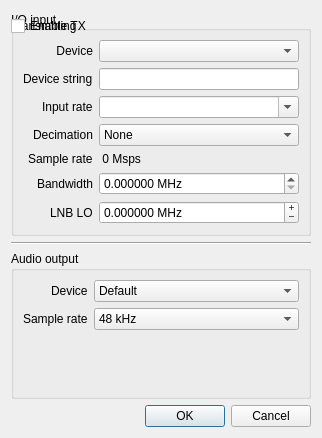
<?xml version="1.0" encoding="UTF-8"?>
<ui version="4.0">
 <class>CIoConfig</class>
 <widget class="QDialog" name="CIoConfig">
  <property name="geometry">
   <rect>
    <x>0</x>
    <y>0</y>
    <width>322</width>
    <height>438</height>
   </rect>
  </property>
  <property name="windowTitle">
   <string>Configure I/O devices</string>
  </property>
  <property name="windowIcon">
   <iconset resource="../../resources/icons.qrc">
    <normaloff>:/icons/icons/flash.svg</normaloff>:/icons/icons/flash.svg</iconset>
  </property>
  <layout class="QVBoxLayout" name="verticalLayout">
   <item>
    <widget class="QGroupBox" name="groupBoxInput">
     <property name="font">
      <font>
       <weight>50</weight>
       <bold>false</bold>
      </font>
     </property>
     <property name="title">
      <string>I/Q input</string>
     </property>
     <property name="alignment">
      <set>Qt::AlignLeading|Qt::AlignLeft|Qt::AlignVCenter</set>
     </property>
     <property name="flat">
      <bool>false</bool>
     </property>
     <layout class="QFormLayout" name="formLayout">
      <property name="fieldGrowthPolicy">
       <enum>QFormLayout::AllNonFixedFieldsGrow</enum>
      </property>
      <property name="labelAlignment">
       <set>Qt::AlignRight|Qt::AlignTrailing|Qt::AlignVCenter</set>
      </property>
      <item row="0" column="0">
       <widget class="QLabel" name="inDevLabel1">
        <property name="sizePolicy">
         <sizepolicy hsizetype="Preferred" vsizetype="Preferred">
          <horstretch>0</horstretch>
          <verstretch>0</verstretch>
         </sizepolicy>
        </property>
        <property name="text">
         <string>Device</string>
        </property>
        <property name="alignment">
         <set>Qt::AlignRight|Qt::AlignTrailing|Qt::AlignVCenter</set>
        </property>
       </widget>
      </item>
      <item row="0" column="1">
       <widget class="QComboBox" name="inDevCombo">
        <property name="enabled">
         <bool>true</bool>
        </property>
        <property name="toolTip">
         <string>Select an input device</string>
        </property>
        <property name="sizeAdjustPolicy">
         <enum>QComboBox::AdjustToContents</enum>
        </property>
        <property name="minimumContentsLength">
         <number>15</number>
        </property>
       </widget>
      </item>
      <item row="1" column="0">
       <widget class="QLabel" name="inDevLabel2">
        <property name="toolTip">
         <string>Device arguments</string>
        </property>
        <property name="text">
         <string>Device string</string>
        </property>
       </widget>
      </item>
      <item row="2" column="0">
       <widget class="QLabel" name="inSrLabel">
        <property name="text">
         <string>Input rate</string>
        </property>
       </widget>
      </item>
      <item row="2" column="1">
       <widget class="QComboBox" name="inSrCombo">
        <property name="toolTip">
         <string>Select the sample rate of the input source</string>
        </property>
        <property name="editable">
         <bool>true</bool>
        </property>
       </widget>
      </item>
      <item row="6" column="0">
       <widget class="QLabel" name="loLabel">
        <property name="toolTip">
         <string>LNB LO frequency. Use negative frequency for upconverters.</string>
        </property>
        <property name="text">
         <string>LNB LO</string>
        </property>
       </widget>
      </item>
      <item row="6" column="1">
       <widget class="QDoubleSpinBox" name="loSpinBox">
        <property name="toolTip">
         <string>LNB LO frequency. Use negative frequency for upconverters.</string>
        </property>
        <property name="buttonSymbols">
         <enum>QAbstractSpinBox::PlusMinus</enum>
        </property>
        <property name="suffix">
         <string> MHz</string>
        </property>
        <property name="decimals">
         <number>6</number>
        </property>
        <property name="minimum">
         <double>-500000.000000000000000</double>
        </property>
        <property name="maximum">
         <double>500000.000000000000000</double>
        </property>
       </widget>
      </item>
      <item row="1" column="1">
       <widget class="QLineEdit" name="inDevEdit">
        <property name="toolTip">
         <string>&lt;html&gt;&lt;head/&gt;&lt;body&gt;&lt;p&gt;The device argument is a delimited string used to locate devices on your system. Use the device id or name (if applicable) to specify a certain device or list of devices. If left blank, the first device found will be used.&lt;/p&gt;&lt;p&gt;Examples (some arguments may be optional):&lt;/p&gt;&lt;p&gt;fcd=0&lt;br/&gt;rtl=0&lt;br/&gt;rtl=0,rtl_xtal=28.80001e6,tuner_xtal=26e6,buffers=64 ...&lt;br/&gt;rtl_tcp=127.0.0.1:1234,psize=16384&lt;br/&gt;plutosdr,uri=usb:6.36.5&lt;br/&gt;file=/path/to/file.ext,freq=428e6,rate=1e6,repeat=true,throttle=true ... &lt;/p&gt;&lt;p&gt;You can test the device strings in gnuradio-companion.&lt;/p&gt;&lt;/body&gt;&lt;/html&gt;</string>
        </property>
        <property name="text">
         <string/>
        </property>
       </widget>
      </item>
      <item row="5" column="1">
       <widget class="QDoubleSpinBox" name="bwSpinBox">
        <property name="toolTip">
         <string>Analog bandwidth (leave at 0 for default)</string>
        </property>
        <property name="suffix">
         <string> MHz</string>
        </property>
        <property name="decimals">
         <number>6</number>
        </property>
        <property name="maximum">
         <double>100.000000000000000</double>
        </property>
        <property name="singleStep">
         <double>0.100000000000000</double>
        </property>
       </widget>
      </item>
      <item row="5" column="0">
       <widget class="QLabel" name="bwLabel">
        <property name="toolTip">
         <string>Analog bandwidth (leave at 0 for default)</string>
        </property>
        <property name="text">
         <string>Bandwidth</string>
        </property>
       </widget>
      </item>
      <item row="3" column="0">
       <widget class="QLabel" name="label">
        <property name="text">
         <string>Decimation</string>
        </property>
       </widget>
      </item>
      <item row="3" column="1">
       <widget class="QComboBox" name="decimCombo">
        <property name="toolTip">
         <string>Input decimation</string>
        </property>
        <item>
         <property name="text">
          <string>None</string>
         </property>
        </item>
        <item>
         <property name="text">
          <string>2</string>
         </property>
        </item>
        <item>
         <property name="text">
          <string>4</string>
         </property>
        </item>
        <item>
         <property name="text">
          <string>8</string>
         </property>
        </item>
        <item>
         <property name="text">
          <string>16</string>
         </property>
        </item>
        <item>
         <property name="text">
          <string>32</string>
         </property>
        </item>
        <item>
         <property name="text">
          <string>64</string>
         </property>
        </item>
        <item>
         <property name="text">
          <string>128</string>
         </property>
        </item>
        <item>
         <property name="text">
          <string>256</string>
         </property>
        </item>
        <item>
         <property name="text">
          <string>512</string>
         </property>
        </item>
       </widget>
      </item>
      <item row="4" column="0">
       <widget class="QLabel" name="label_2">
        <property name="text">
         <string>Sample rate</string>
        </property>
       </widget>
      </item>
      <item row="4" column="1">
       <widget class="QLabel" name="sampRateLabel">
        <property name="font">
         <font>
          <weight>50</weight>
          <bold>false</bold>
         </font>
        </property>
        <property name="toolTip">
         <string>The sample rate after decimation</string>
        </property>
        <property name="text">
         <string> 0 Msps</string>
        </property>
       </widget>
      </item>
      <item row="5" column="0">
       <widget class="QLabel" name="txLabel">
        <property name="text">
         <string>Transmitting</string>
        </property>
       </widget>
      </item>
      <item row="5" column="1">
       <widget class="QCheckBox" name="txCheckbox">
        <property name="toolTip">
         <string>Enable transmit support for devices that have TX capability</string>
        </property>
        <property name="text">
         <string>Enable TX</string>
        </property>
       </widget>
      </item>
     </layout>
    </widget>
   </item>
   <item>
    <widget class="Line" name="line">
     <property name="orientation">
      <enum>Qt::Horizontal</enum>
     </property>
    </widget>
   </item>
   <item>
    <widget class="QGroupBox" name="groupBoxOutput">
     <property name="title">
      <string>Audio output</string>
     </property>
     <layout class="QFormLayout" name="formLayout_2">
      <property name="labelAlignment">
       <set>Qt::AlignRight|Qt::AlignTrailing|Qt::AlignVCenter</set>
      </property>
      <item row="0" column="0">
       <widget class="QLabel" name="outDevLabel">
        <property name="text">
         <string>Device</string>
        </property>
       </widget>
      </item>
      <item row="0" column="1">
       <widget class="QComboBox" name="outDevCombo">
        <property name="toolTip">
         <string>Select which device to use for audio output.
Leave it at default unless you know what you are doing.</string>
        </property>
        <property name="sizeAdjustPolicy">
         <enum>QComboBox::AdjustToContents</enum>
        </property>
        <property name="minimumContentsLength">
         <number>15</number>
        </property>
        <item>
         <property name="text">
          <string>Default</string>
         </property>
        </item>
       </widget>
      </item>
      <item row="1" column="0">
       <widget class="QLabel" name="outSrLabel">
        <property name="text">
         <string>Sample rate</string>
        </property>
       </widget>
      </item>
      <item row="1" column="1">
       <widget class="QComboBox" name="outSrCombo">
        <property name="toolTip">
         <string>Select the audio sample rate</string>
        </property>
        <item>
         <property name="text">
          <string>48 kHz</string>
         </property>
        </item>
       </widget>
      </item>
     </layout>
    </widget>
   </item>
   <item>
    <widget class="QDialogButtonBox" name="buttonBox">
     <property name="orientation">
      <enum>Qt::Horizontal</enum>
     </property>
     <property name="standardButtons">
      <set>QDialogButtonBox::Cancel|QDialogButtonBox::Ok</set>
     </property>
    </widget>
   </item>
  </layout>
 </widget>
 <tabstops>
  <tabstop>inDevCombo</tabstop>
  <tabstop>inDevEdit</tabstop>
  <tabstop>inSrCombo</tabstop>
  <tabstop>decimCombo</tabstop>
  <tabstop>bwSpinBox</tabstop>
  <tabstop>loSpinBox</tabstop>
  <tabstop>outDevCombo</tabstop>
  <tabstop>outSrCombo</tabstop>
 </tabstops>
 <resources>
  <include location="../../resources/icons.qrc"/>
 </resources>
 <connections>
  <connection>
   <sender>buttonBox</sender>
   <signal>accepted()</signal>
   <receiver>CIoConfig</receiver>
   <slot>accept()</slot>
   <hints>
    <hint type="sourcelabel">
     <x>248</x>
     <y>254</y>
    </hint>
    <hint type="destinationlabel">
     <x>157</x>
     <y>274</y>
    </hint>
   </hints>
  </connection>
  <connection>
   <sender>buttonBox</sender>
   <signal>rejected()</signal>
   <receiver>CIoConfig</receiver>
   <slot>reject()</slot>
   <hints>
    <hint type="sourcelabel">
     <x>316</x>
     <y>260</y>
    </hint>
    <hint type="destinationlabel">
     <x>286</x>
     <y>274</y>
    </hint>
   </hints>
  </connection>
 </connections>
</ui>
